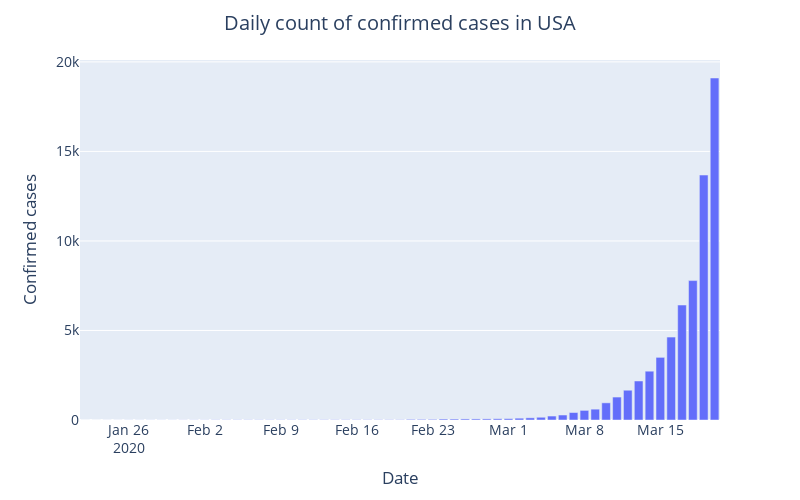
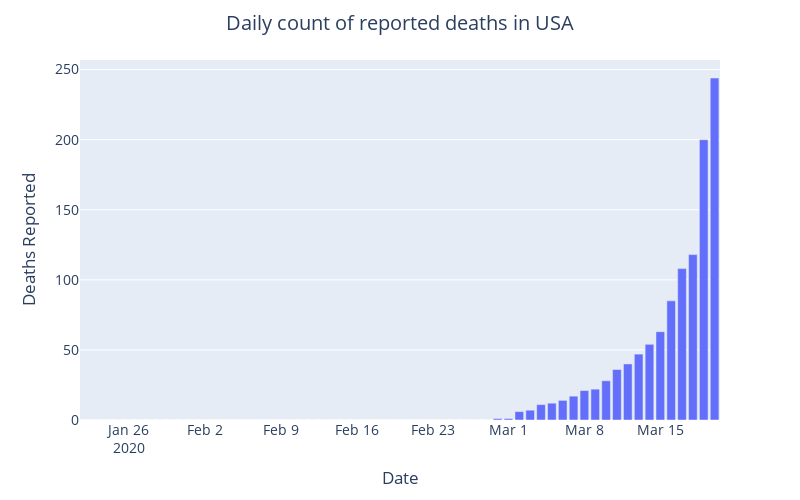
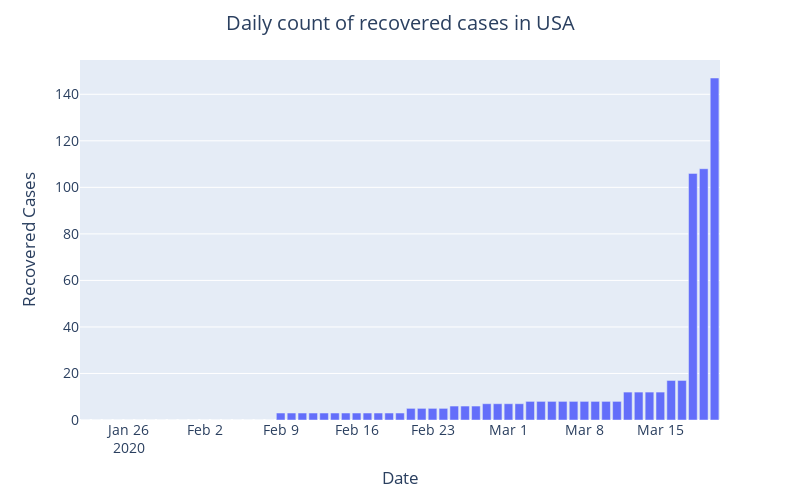

Notebook code cell kept with these figures, in order:
### Code cell
# cases over time - confirmed vs deaths
plotDailyReportedCasesOverTime(covid_19_USA, "USA")
